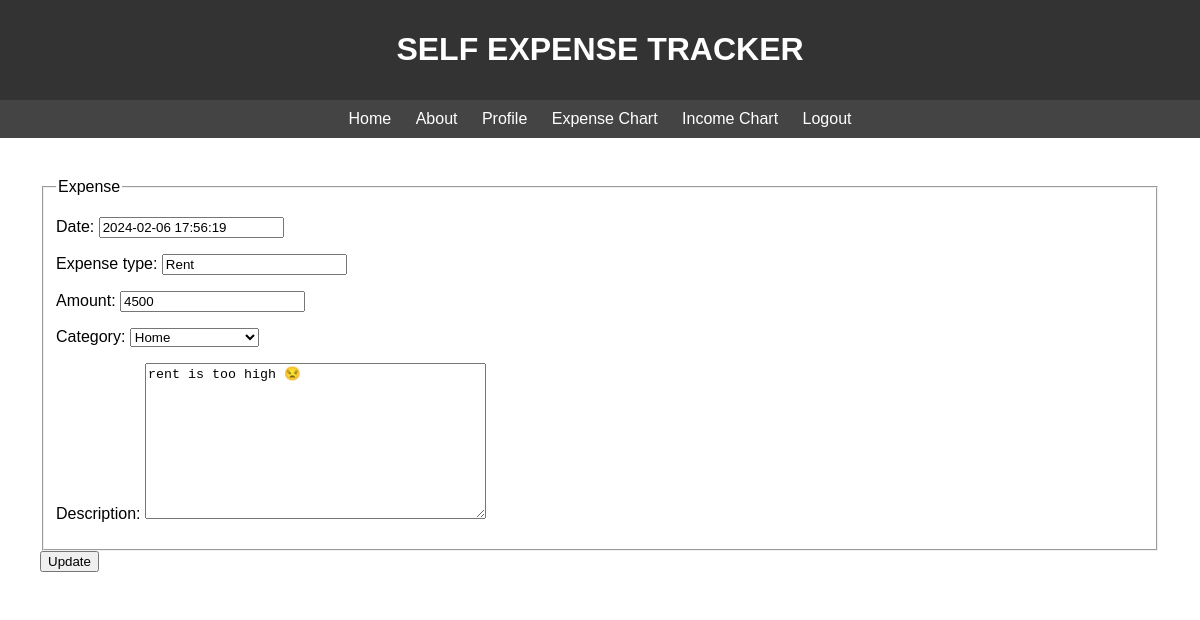
The app's page /expense/1/update/ (signed in) with its own data.
### finance/models.py (models this page shows, shortened)
class Expense(models.Model):
    CATEGORY_CHOICES = [
        ('Food', 'Food'),
        ('Clothing', 'Clothing'),
        ('Transportation', 'Transportation'),
        ('Home', 'Home'),
        ('Bills', 'Bills '),
        ('Entertainment', 'Entertainment'),
        ('Household_goods', 'Household Goods'),
        ('personnel_needs', 'Personnel Needs'),
        ('Education', 'Education'),
        ('Sports', 'Sports'),
        ('Others', 'Others'),
    ]
    user = models.ForeignKey(User, on_delete=models.CASCADE)
    expense_type = models.CharField(max_length=25)
    category = models.CharField(max_length=25, choices=CATEGORY_CHOICES)
    date = models.DateTimeField(default=timezone.now)
    amount = models.IntegerField()
    description = models.TextField(blank=True)

### finance/views.py (the view, shortened to what this page needs)
# urls.py: path('expense/<int:pk>/update/', ExpenseUpdateView.as_view(), name='expense-update'),
class ExpenseUpdateView(LoginRequiredMixin, UpdateView):
    model = Expense
    fields = ['date', 'expense_type', 'amount', 'category', 'description']

### finance/templates/finance/expense_form.html (shortened to what this page needs)
{% extends "finance/base.html" %}
{% block content %}
    <div>
        <form method="POST">
            <fieldset>
                <legend>Expense</legend>
                {{ form.as_p }}
            </fieldset>
            <button type="submit">{% if object %}Update{% else %}Add{% endif %}</button>
        </form>
    </div>
{% endblock %}

### finance/static/finance/none.css (style rules this page uses)
body { font-family: Arial, sans-serif; margin: 0; padding: 0; }

### records on screen
Expense: date "2024-02-06 17:56:19", expense_type "Rent", amount "4500", category "Home", description "rent is too high 😒"
